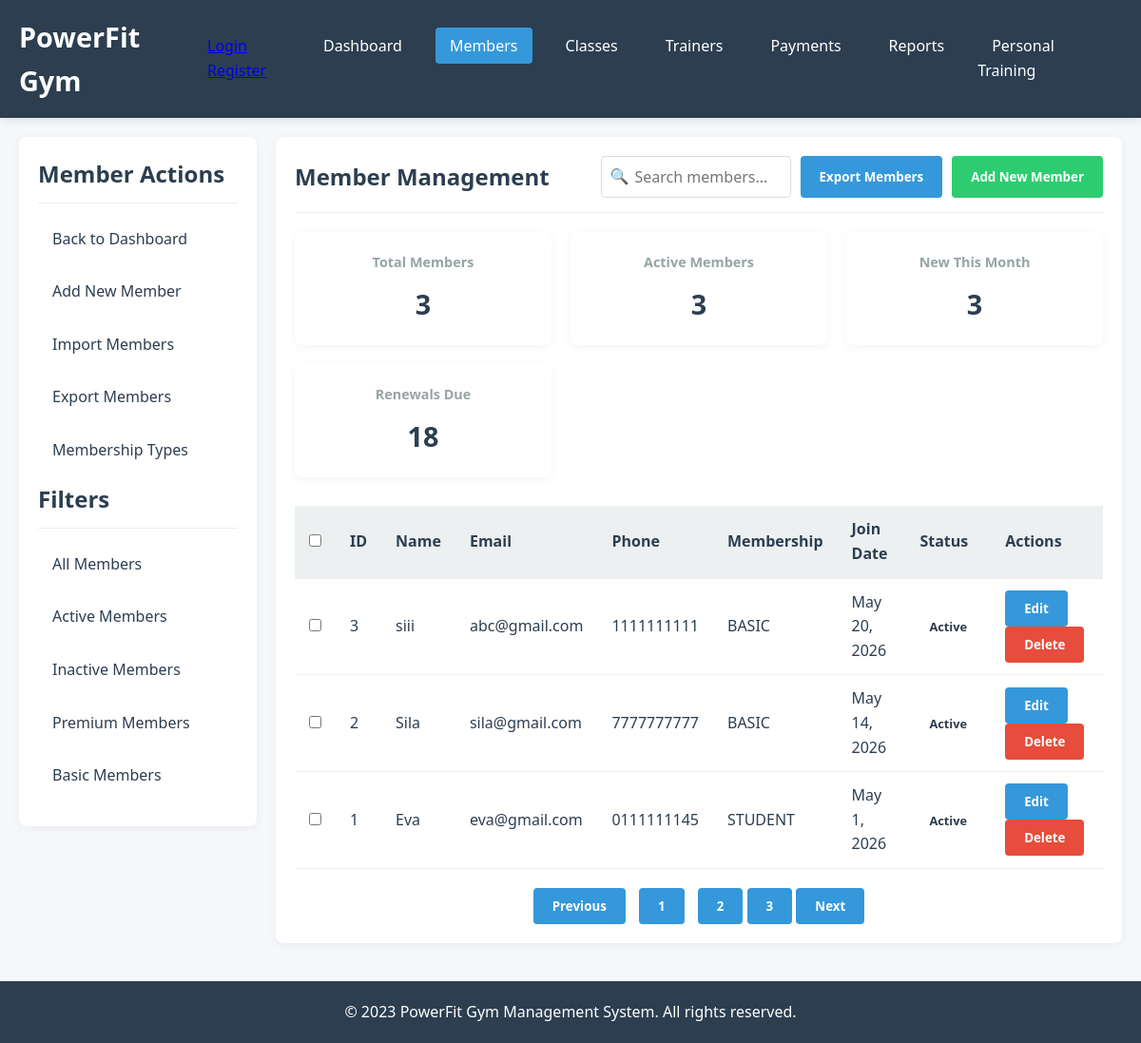
The page /members/ on the database its author committed.
### mainApp/models.py (models this page shows, shortened)
class Member(models.Model):
    class Membership(models.TextChoices):
        BASIC: str = "BASIC", "Basic"
        PREMIUM: str = "PREMIUM", "Premium"
        STUDENT: str = "STUDENT", "Student"
    class Status(models.TextChoices):
        ACTIVE: str = "ACTIVE", "Active"
        INACTIVE = "INACTIVE", "Inactive"
    member_id = models.CharField(
        max_length= 255,
        db_index = True,
        unique = True,
        help_text= 'Unique identifier for the member'
    )
    name = models.CharField(
        max_length= 255,
        db_index = True
    )
    email = models.EmailField()
    phone = models.CharField(
        max_length=10
    )
    membership = models.CharField(
        max_length = 255,
        choices = Membership.choices,
        default = Membership.BASIC
    )
    join_date = models.DateField()
    status = models.CharField(
        max_length = 10,
        choices = Status.choices,
        default = Status.ACTIVE
    )
    created_at = models.DateTimeField(auto_now_add = True)
    updated_at = models.DateTimeField(auto_now = True)
    class Meta:
        ordering = ["-join_date"] # ordering members on the list
        indexes = [
            models.Index(fields=["member_id"]),
            models.Index(fields = ["status", "membership"])
        ]
        verbose_name = "Member"
        verbose_name_plural = "Members"

### mainApp/views.py (the view, shortened to what this page needs)
# urls.py: path('members/', views.members, name='members'),
def members(request):
    members = Member.objects.all()
    total_members = Member.objects.count()
    active_members = Member.objects.filter(status='ACTIVE').count()
    now = timezone.now()
    new_this_month = Member.objects.filter(join_date__month = now.month).count()
    format_form = FormatForm()
    import_form = CsvFileForm(request.POST or None, request.FILES or None)
    """Export members data"""
    '''Import members data'''
    if import_form.is_valid():
        import_form.save()
        import_form = CsvFileForm()
    context = {"members":members,"format_form" : format_form,"import_form":import_form, "total_members": total_members, "active_members": active_members, "new_this_month": new_this_month}
    return render(request, 'mainApp/members.html', context)

### mainApp/forms.py
class FormatForm(forms.Form):
    format = forms.ChoiceField(label="format", choices=FORMAT_CHOICES)

### csvs/forms.py (shortened to what this page needs)
class CsvFileForm(forms.ModelForm):
    class Meta:
        model = Csv
        fields = ('file_name', 'activated')  # Include all fields you want editable
    def __init__(self, *args, **kwargs):
        super().__init__(*args, **kwargs)
        self.fields['file_name'].widget.attrs.update({'class': 'form-control'})
        self.fields['activated'].widget.attrs.update({'class': 'form-check-input'})

### templates/mainApp/members.html (shortened to what this page needs)
{% extends 'mainApp/base.html' %} {% load static %} {% block page_css %}
<link rel="stylesheet" href="{% static 'css/mainApp/members.css' %}" />
{% endblock page_css %} {% block content %}
<div class="main-content">
  <aside class="sidebar">
    <h2>Member Actions</h2>
    <ul class="sidebar-menu">
      <li><a href="{% url 'dashboard' %}">Back to Dashboard</a></li>
      <li><a href="{% url 'add_member' %}">Add New Member</a></li>
      <li><a href="#" id="uploadMembersBtn">Import Members</a></li>
      <li><a href="{% url 'export_members' %}">Export Members</a></li>
      <li><a href="#">Membership Types</a></li>
    </ul>
    <h2>Filters</h2>
    <ul class="sidebar-menu">
      <li><a href="#">All Members</a></li>
      <li><a href="#">Active Members</a></li>
      <li><a href="#">Inactive Members</a></li>
      <li><a href="#">Premium Members</a></li>
      <li><a href="#">Basic Members</a></li>
    </ul>
  </aside>
  <main class="content">
    <div class="content-header">
      <h2>Member Management</h2>
      <div style="display: flex; gap: 10px">
        <div class="search-wrapper">
          <input
            type="text"
            id="searchMembers"
            class="form-control search-input"
            placeholder="Search members..."
          />
          <span class="search-icon">🔍</span>
        </div>
        <button class="btn" id="exportMembersBtn">Export Members</button>
        <button class="btn btn-success" onclick="openModal('addMemberModal')">
          Add New Member
        </button>
      </div>
    </div>
    <div class="stats-grid">
      <div class="stat-card">
        <h3>Total Members</h3>
        <div class="value">{{ total_members|default:"247" }}</div>
      </div>
      <div class="stat-card">
        <h3>Active Members</h3>
        <div class="value">{{ active_members|default:"218" }}</div>
      </div>
      <div class="stat-card">
        <h3>New This Month</h3>
        <div class="value">{{ new_this_month|default:"12" }}</div>
      </div>
      <div class="stat-card">
        <h3>Renewals Due</h3>
        <div class="value">{{ renewals_due|default:"18" }}</div>
      </div>
    </div>
    <table>
      <thead>
        <tr>
          <th style="width: 40px">
            <input type="checkbox" id="selectAllMembers" />
          </th>
          <th>ID</th>
          <th>Name</th>
          <th>Email</th>
          <th>Phone</th>
          <th>Membership</th>
          <th>Join Date</th>
          <th>Status</th>
          <th>Actions</th>
        </tr>
      </thead>
      <tbody id="membersTableBody">
        {% for member in members %}
        <tr>
          <td>
            <input
              type="checkbox"
              class="member-checkbox"
              value="{{ member.id }}"
            />
          </td>
          <td>{{ member.id }}</td>
          <td>{{ member.name }}</td>
          <td>{{ member.email }}</td>
          <td>{{ member.phone }}</td>
          <td>{{ member.membership }}</td>
          <td>{{ member.join_date }}</td>
          <td>
            <span class="status {{ member.status }}"
              >{{ member.status|title }}</span
            >
          </td>
          <td>
            <button class="btn btn-sm">Edit</button>
            <button class="btn btn-danger btn-sm">Delete</button>
          </td>
        </tr>
        {% empty %}
        <tr>
          <td colspan="9" style="text-align: center; padding: 40px">
            No members found
          </td>
        </tr>
        {% endfor %}
      </tbody>
    </table>
    <div style="text-align: center; margin-top: 20px">
      <button class="btn">Previous</button>
      <button class="btn" style="margin: 0 10px">1</button>
      <button class="btn">2</button>
      <button class="btn">3</button>
      <button class="btn">Next</button>
    </div>
  </main>
</div>
{% endblock %}

### static/css/mainApp/members.css (style rules this page uses)
.search-wrapper { position: relative; display: inline-block; }
.search-input { padding-left: 35px; width: 200px; display: inline-block; }
.search-icon { position: absolute; left: 10px; top: 50%; transform: translateY(-50%); color: #999; }

### templates/mainApp/base.html (style rules this page uses)
:root { --primary: #2c3e50; --secondary: #3498db; --accent: #e74c3c; --light: #ecf0f1; --dark: #2c3e50; --success: #2ecc71; --warning: #f39c12; --danger: #e74c3c; --gray: #95a5a6; }
* { margin: 0; padding: 0; box-sizing: border-box; font-family: "Segoe UI", Tahoma, Geneva, Verdana, sans-serif; }
body { background-color: #f5f7fa; color: var(--dark); line-height: 1.6; }
.main-content { display: flex; margin-top: 20px; gap: 20px; min-height: calc(100vh - 180px); }
.sidebar { flex: 0 0 250px; background-color: white; border-radius: 8px; box-shadow: 0 2px 10px rgba(0, 0, 0, 0.05); padding: 20px; height: fit-content; }
.sidebar h2 { margin-bottom: 15px; padding-bottom: 10px; border-bottom: 1px solid #eee; color: var(--primary); }
.sidebar-menu { list-style: none; }
.sidebar-menu li { margin-bottom: 10px; }
.sidebar-menu a { display: block; padding: 10px 15px; color: var(--dark); text-decoration: none; border-radius: 4px; transition: background-color 0.3s; }
.content { flex: 1; background-color: white; border-radius: 8px; box-shadow: 0 2px 10px rgba(0, 0, 0, 0.05); padding: 20px; }
.content-header { display: flex; justify-content: space-between; align-items: center; margin-bottom: 20px; padding-bottom: 15px; border-bottom: 1px solid #eee; }
.content-header h2 { color: var(--primary); }
.btn { padding: 10px 20px; background-color: var(--secondary); color: white; border: none; border-radius: 4px; cursor: pointer; transition: background-color 0.3s; font-weight: 600; text-decoration: none; display: inline-block; text-align: center; }
.btn-danger { background-color: var(--danger); }
.btn-success { background-color: var(--success); }
table { width: 100%; border-collapse: collapse; margin-bottom: 20px; }
table th, table td { padding: 12px 15px; text-align: left; border-bottom: 1px solid #eee; }
table th { background-color: var(--light); color: var(--primary); font-weight: 600; }
.status { padding: 5px 10px; border-radius: 20px; font-size: 0.8rem; font-weight: 600; }
.form-control { width: 100%; padding: 10px 15px; border: 1px solid #ddd; border-radius: 4px; font-size: 1rem; }
.stats-grid { display: grid; grid-template-columns: repeat(auto-fill, minmax(200px, 1fr)); gap: 20px; margin-bottom: 30px; }
.stat-card { background-color: white; border-radius: 8px; box-shadow: 0 2px 10px rgba(0, 0, 0, 0.05); padding: 20px; text-align: center; }
.stat-card h3 { font-size: 0.9rem; color: var(--gray); margin-bottom: 10px; }
.stat-card .value { font-size: 1.8rem; font-weight: 700; color: var(--primary); }

### rows shown on the page
Member: id "3", name "siii", email "abc@gmail.com", phone "1111111111", membership "BASIC", join_date "May 20, 2026", status "Active"
Member: id "2", name "Sila", email "sila@gmail.com", phone "7777777777", membership "BASIC", join_date "May 14, 2026", status "Active"
Member: id "1", name "Eva", email "eva@gmail.com", phone "0111111145", membership "STUDENT", join_date "May 1, 2026", status "Active"

### other values the page prints
{{ total_members|default:"247" }} "3"
{{ active_members|default:"218" }} "3"
{{ new_this_month|default:"12" }} "3"
{{ renewals_due|default:"18" }} "18"
